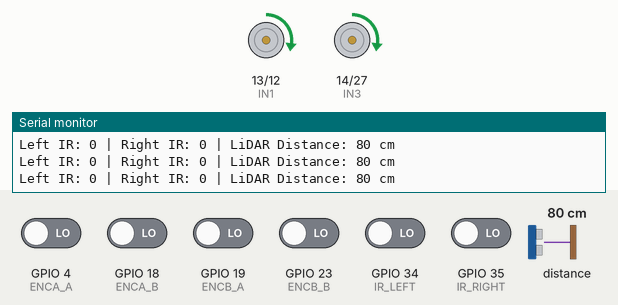
Simulated run of this sketch. Board: ESP32. Shown: motor-driver pin pairs drawn as motors (green arrow = first pin HIGH = forward, orange = second pin HIGH = backward, longer = more drive, scaled by the enable pin), the last lines printed to the serial monitor. Inputs (shaded band) come from the test bench; at power-on: GPIO 4 (ENCA_A), GPIO 18 (ENCA_B), GPIO 19 (ENCB_A), GPIO 23 (ENCB_B), GPIO 34 (IR_LEFT), GPIO 35 (IR_RIGHT) LOW, distance to the obstacle 80 cm.

Above: at 1.2 s.
1.3 s: distance to the obstacle set to 31 cm
2.8 s: distance to the obstacle set to 27 cm
At 3.6 s:
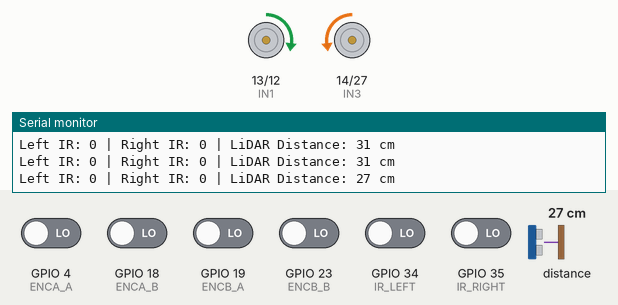
5.8 s: GPIO 35 (IR_RIGHT) driven HIGH
8.8 s: GPIO 35 (IR_RIGHT) driven LOW
11.8 s: distance to the obstacle set to 35 cm
At 12.7 s:
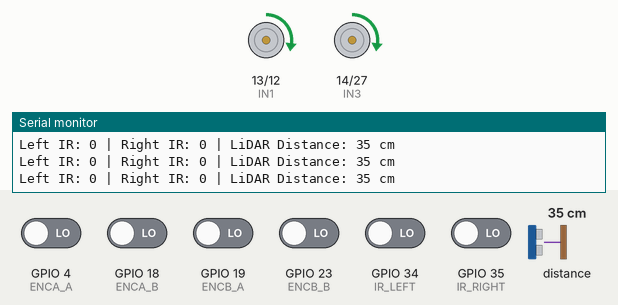
Timing chart, 0 to 14.6 s (numbered marks = the images above; inputs shaded):
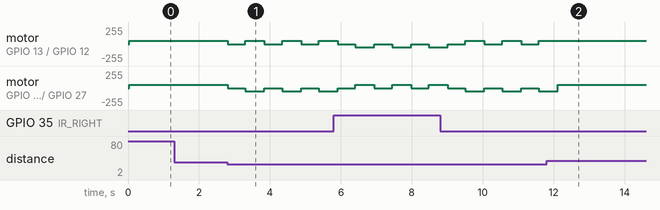

Measured:
- the behaviour switches between 30 and 29 cm on distance to the obstacle (found by bisection; images 0 and 1)
- after the input at 2.8 s, motor on GPIO 13 (IN1) / GPIO 12 (IN2): alternates forward 50/255 for 0.53 s and stopped for 0.50 s, starting at once; motor on GPIO 14 (IN3) / GPIO 27 (IN4): alternates backward 50/255 for 0.53 s and stopped for 0.50 s, starting at once
- after the input at 11.8 s, motor on GPIO 13 (IN1) / GPIO 12 (IN2): stops changing and stays forward 50/255

The sketch:

First_Trial.ino
```cpp
#include <Wire.h>
#include <VL53L0X.h>

// Motor pins
#define IN1 13
#define IN2 12
#define IN3 14
#define IN4 27
#define ENA 26
#define ENB 25

// IR sensor pins
#define IR_LEFT 34
#define IR_RIGHT 35

// Encoder pins
#define ENCA_A 4
#define ENCA_B 18
#define ENCB_A 19
#define ENCB_B 23

// LiDAR
VL53L0X lidar;

// Encoder variables
volatile long pulseCountA = 0;
volatile long pulseCountB = 0;

// Function prototypes for encoder interrupts
void IRAM_ATTR encoderAInterrupt();
void IRAM_ATTR encoderBInterrupt();
void IRAM_ATTR encoderCInterrupt();
void IRAM_ATTR encoderDInterrupt();

void setup() {
  // Motor pins setup
  pinMode(IN1, OUTPUT);
  pinMode(IN2, OUTPUT);
  pinMode(IN3, OUTPUT);
  pinMode(IN4, OUTPUT);
  pinMode(ENA, OUTPUT);
  pinMode(ENB, OUTPUT);

  // IR sensors setup
  pinMode(IR_LEFT, INPUT);
  pinMode(IR_RIGHT, INPUT);

  // Encoder setup
  pinMode(ENCA_A, INPUT);
  pinMode(ENCA_B, INPUT);
  pinMode(ENCB_A, INPUT);
  pinMode(ENCB_B, INPUT);

  // Attach interrupts for encoders
  attachInterrupt(digitalPinToInterrupt(ENCA_A), encoderAInterrupt, CHANGE);
  attachInterrupt(digitalPinToInterrupt(ENCA_B), encoderBInterrupt, CHANGE);
  attachInterrupt(digitalPinToInterrupt(ENCB_A), encoderCInterrupt, CHANGE);
  attachInterrupt(digitalPinToInterrupt(ENCB_B), encoderDInterrupt, CHANGE);

  // LiDAR setup
  Wire.begin();
  lidar.init();
  lidar.setTimeout(500);

  // Serial setup
  Serial.begin(115200);
}

void loop() {
  // Read sensor data
  bool irLeft = digitalRead(IR_LEFT);   // Left IR sensor (1 = obstacle detected, 0 = clear)
  bool irRight = digitalRead(IR_RIGHT); // Right IR sensor (1 = obstacle detected, 0 = clear)
  int distance = lidar.readRangeSingleMillimeters() / 10; // LiDAR distance in cm

  // Print sensor data for debugging
  Serial.print("Left IR: ");
  Serial.print(irLeft);
  Serial.print(" | Right IR: ");
  Serial.print(irRight);
  Serial.print(" | LiDAR Distance: ");
  Serial.print(distance);
  Serial.println(" cm");

  // Decision-making logic
  if (distance < 30) { // If obstacle is within 30 cm
    stopMotors(); // Stop the robot
    delay(500); // Wait for 500 ms

    // Turn left or right based on IR sensor readings
    if (irLeft == 1 && irRight == 0) { // Obstacle on the left
      turnRight(); // Turn right
    } else if (irLeft == 0 && irRight == 1) { // Obstacle on the right
      turnLeft(); // Turn left
    } else { // Obstacle on both sides or unclear
      turnRight(); // Default to turning right
    }
    delay(500); // Turn for 500 ms
  } else { // If no obstacle is detected
    moveForward(); // Move forward
  }
}

// Motor control functions
void moveForward() {
  digitalWrite(IN1, HIGH);
  digitalWrite(IN2, LOW);
  digitalWrite(IN3, HIGH);
  digitalWrite(IN4, LOW);
  analogWrite(ENA, 50);
  analogWrite(ENB, 50);
}

void turnLeft() {
  digitalWrite(IN1, LOW);
  digitalWrite(IN2, HIGH);
  digitalWrite(IN3, HIGH);
  digitalWrite(IN4, LOW);
  analogWrite(ENA, 50);
  analogWrite(ENB, 50);
}

void turnRight() {
  digitalWrite(IN1, HIGH);
  digitalWrite(IN2, LOW);
  digitalWrite(IN3, LOW);
  digitalWrite(IN4, HIGH);
  analogWrite(ENA, 50);
  analogWrite(ENB, 50);
}

void stopMotors() {
  digitalWrite(IN1, LOW);
  digitalWrite(IN2, LOW);
  digitalWrite(IN3, LOW);
  digitalWrite(IN4, LOW);
  analogWrite(ENA, 0);
  analogWrite(ENB, 0);
}

// Encoder interrupt functions
void IRAM_ATTR encoderAInterrupt() {
  if (digitalRead(ENCA_B)) {
    pulseCountA++;
  } else {
    pulseCountA--;
  }
}

void IRAM_ATTR encoderBInterrupt() {
  if (digitalRead(ENCA_A)) {
    pulseCountA--;
  } else {
    pulseCountA++;
  }
}

void IRAM_ATTR encoderCInterrupt() {
  if (digitalRead(ENCB_B)) {
    pulseCountB++;
  } else {
    pulseCountB--;
  }
}

void IRAM_ATTR encoderDInterrupt() {
  if (digitalRead(ENCB_A)) {
    pulseCountB--;
  } else {
    pulseCountB++;
  }
}
```
